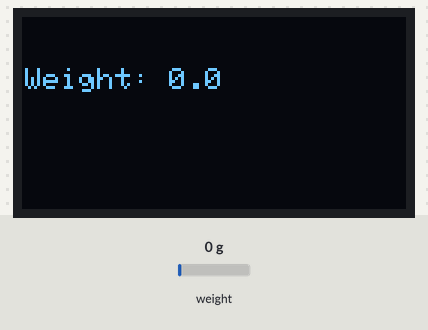
The sketch below on a simulated Arduino Uno, built with avr-gcc and run on an emulated ATmega328P. On the bench: 128×64 one-colour display. Wiring (inferred from the names in the program): SSD1306 OLED at I2C address 0x3C. Inputs (shaded band) come from the test bench; at power-on: weight on the scale 0 g.

Above: at 2.2 s.
2.3 s: weight on the scale set to 1250 g
At 3.1 s:
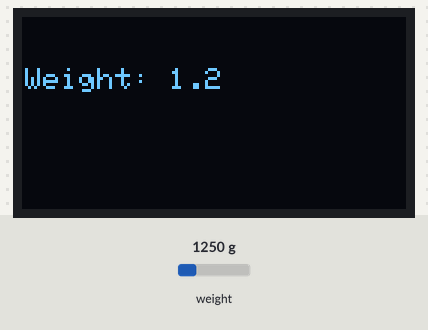
3.9 s: weight on the scale set to 100 g
At 5.1 s:
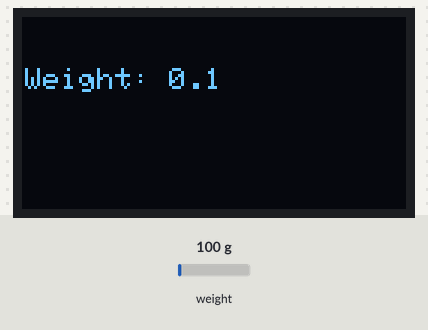
5.5 s: weight on the scale set to 2500 g
At 6.8 s:
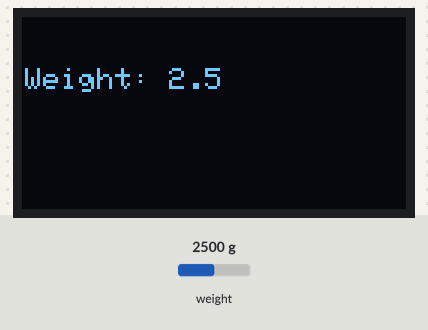
Timing chart, 0 to 8.5 s (numbered marks = the images above; inputs shaded):
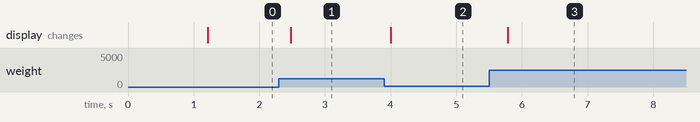

The sketch:

calibration3.ino
```cpp
// For the OLED, we need I2C
#include <Wire.h>

// For the FRAM we need SPI
#include <SPI.h>

// I2C OLED library
#include <Piccolino_OLED.h>

#include "HX711.h"

Piccolino_OLED display; // our OLED object ...

#define DOUT  3
#define CLK  4 // for Picollino

HX711 scale(DOUT, CLK);

float calibration_factor = -103100; //-7050 worked for my 440lb max scale setup

void setup() {

  display.begin();

  scale.set_scale();
  scale.tare(); //Reset the scale to 0
  scale.set_scale(calibration_factor); //Adjust to this calibration factor

}


void loop () {


   display.clear();
   display.setCursor(0,16); // skip yellow portion of display

   display.setTextColor(WHITE);
   display.setTextSize(1);
   display.print("Weight: ");
   display.print(scale.get_units(), 1);
   display.println();

   display.update();
   delay(100);

}
```

Measured:
- after the input at 2.3 s, the display: changes after 0.18 s (image 1)
- after the input at 3.9 s, the display: changes after 0.10 s (image 2)
- after the input at 5.5 s, the display: changes after 0.28 s (image 3)
